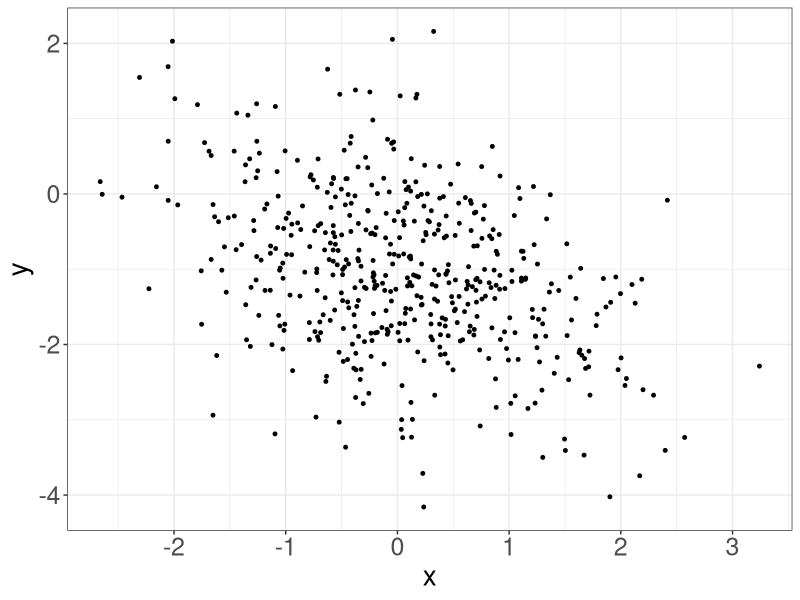
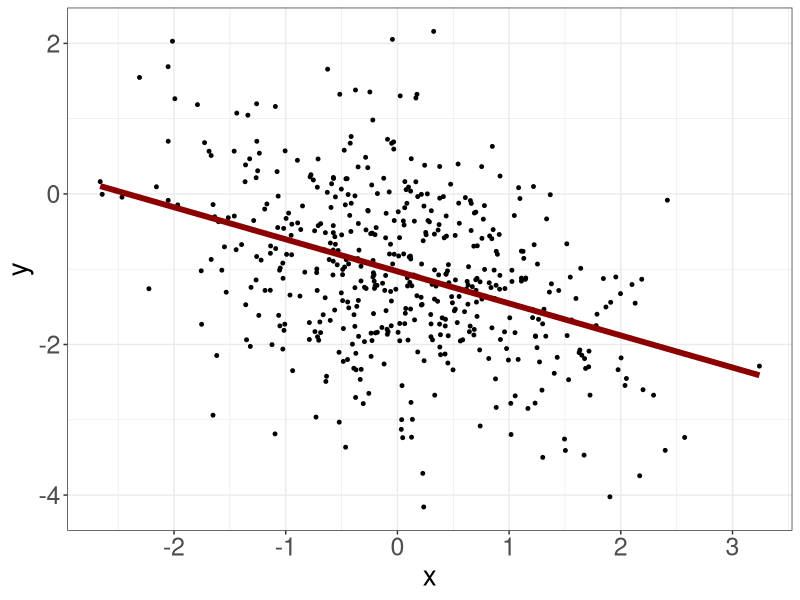
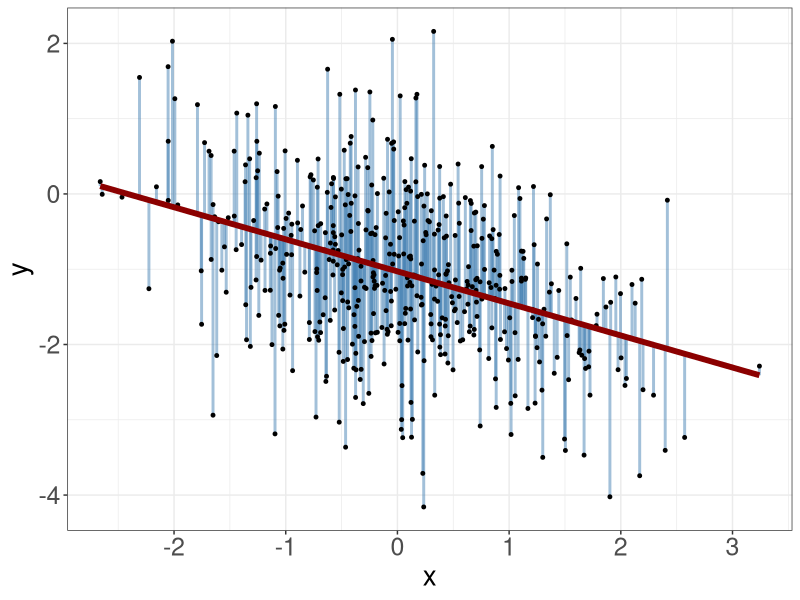
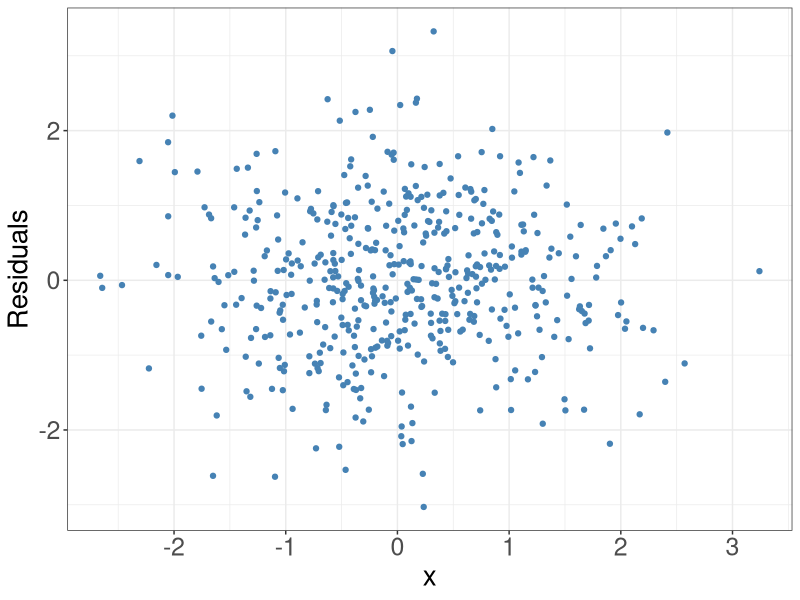
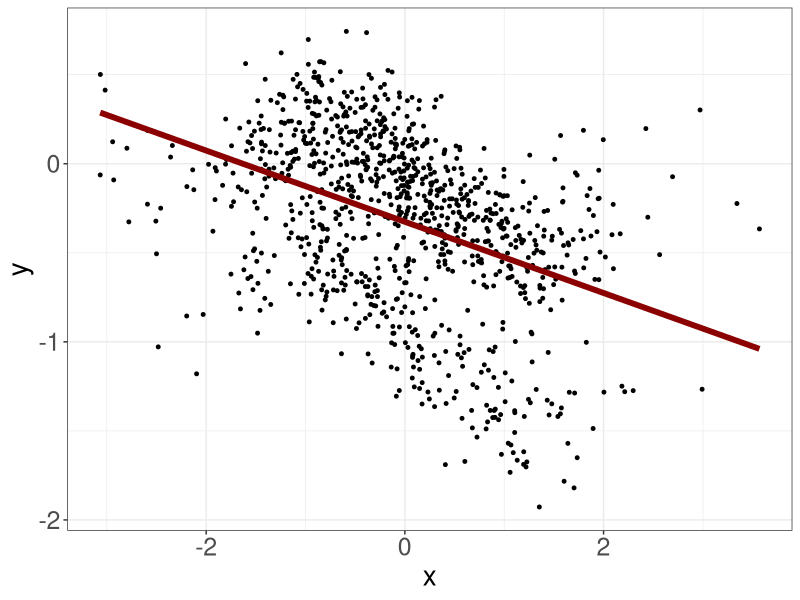
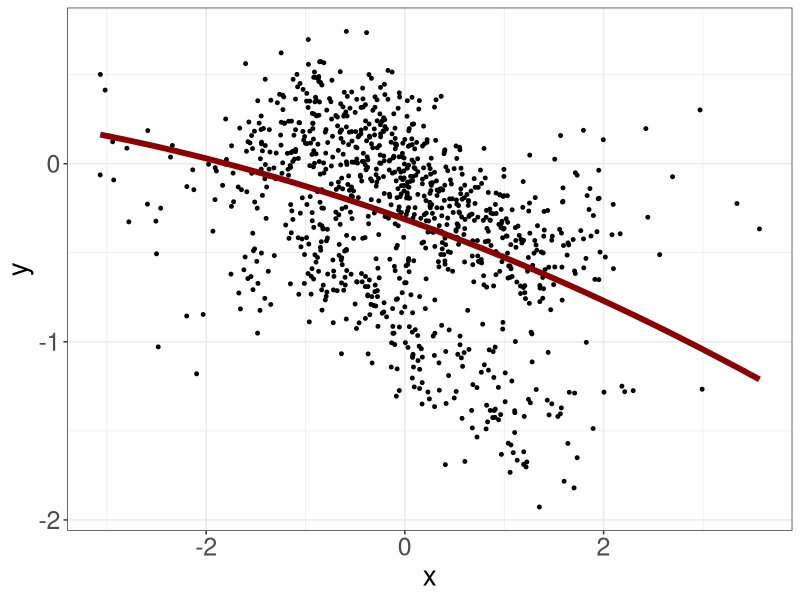
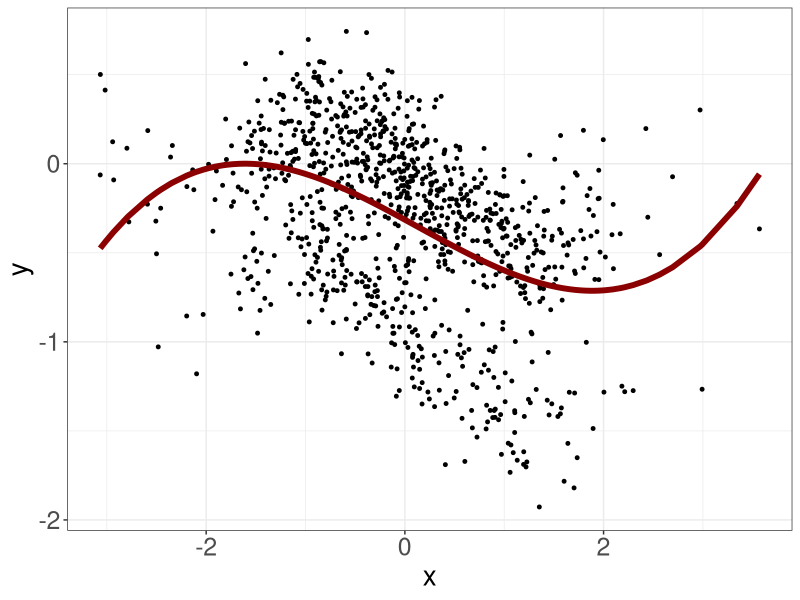
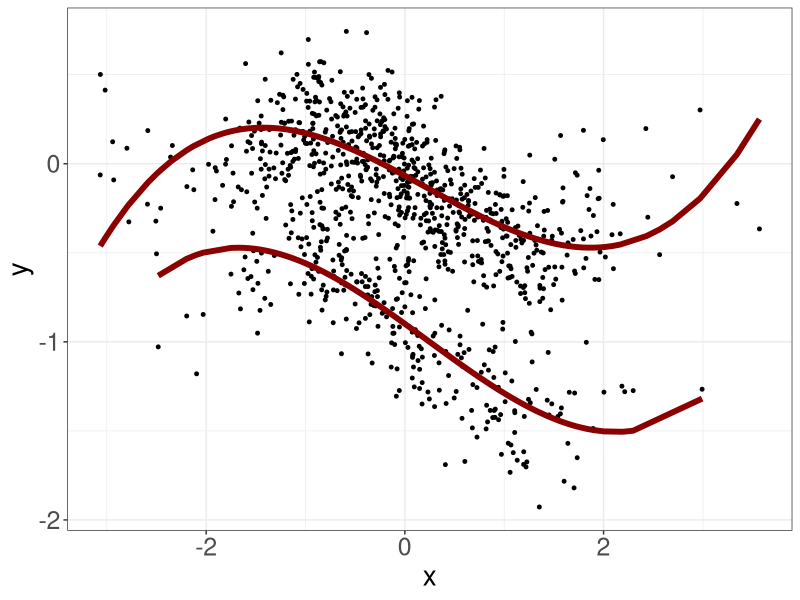

Write R code to recreate these figures, in order.
## ---- chunk 1
# Run for Interactive Slide Editing: 
# xaringan::inf_mr()
knitr::opts_chunk$set(echo = T,message=F,error=F,warning = F,cache=T)
require(tidyverse)
require(ggthemes)
## ---- chunk 2
# fake data
set.seed(123)
N = 500
P = 1
x <- rnorm(N)
X <- splines::bs(x,degree=P)
B <- runif(P,-5,5) 
y <- X%*%B + rnorm(N,mean = 0,1)
D = tibble(x,y = as.numeric(y))
D$pred = predict(lm(y~x,data=D))
D$resid = resid(lm(y~x,data=D))

ggplot(D,aes(x,y)) +
  # geom_segment(aes(xend=x,x=x,yend=y,y=pred),
  # color="steelblue",size=1,alpha=.5) +
  geom_point(size=1) +
  # geom_smooth(method="lm",se=F,color="darkred",size=2,alpha=.6) +
  theme_bw() +
  theme(legend.position = "none",
        axis.title = element_text(size=20),
        axis.text = element_text(size=18))
## ---- chunk 3
ggplot(D,aes(x,y)) +
  # geom_segment(aes(xend=x,x=x,yend=y,y=pred),
  # color="steelblue",size=1,alpha=.5) +
  geom_point(size=1) +
  geom_smooth(method="lm",se=F,color="darkred",size=2,alpha=.6) +
  theme_bw() +
  theme(legend.position = "none",
        axis.title = element_text(size=20),
        axis.text = element_text(size=18))
## ---- chunk 4
ggplot(D,aes(x,y)) +
  geom_segment(aes(xend=x,x=x,yend=y,y=pred),
  color="steelblue",size=1,alpha=.5) +
  geom_point(size=1) +
  geom_smooth(method="lm",se=F,color="darkred",size=2,alpha=.6) +
  theme_bw() +
  theme(legend.position = "none",
        axis.title = element_text(size=20),
        axis.text = element_text(size=18))
## ---- chunk 5
ggplot(D,aes(x,resid)) +
  geom_point(size=1.5,color="steelblue") +
  theme_bw() +
  labs(y = "Residuals") +
  theme(legend.position = "none",
        axis.title = element_text(size=20),
        axis.text = element_text(size=18))
## ---- chunk 6
# fake data
set.seed(1547)
N = 1000
P = 5
x <- rnorm(N)
z <- rbinom(N,1,.3) 
X <- splines::bs(x,degree=P)
B <- runif(P,-5,5) 
y <- X%*%B + -z + .8*z*X[,1] + rnorm(N,mean = 0,.2) 
D = tibble(x,z,y = as.numeric(y))
D$pred = predict(lm(y~x,data=D))
D$resid = resid(lm(y~x,data=D))

ggplot(D,aes(x,y)) +
  geom_point(size=1) +
  geom_smooth(method="lm",se=F,color="darkred",size=2,alpha=.6) +
  theme_bw() +
  theme(legend.position = "none",
        axis.title = element_text(size=20),
        axis.text = element_text(size=18))
## ---- chunk 7
D$pred = predict(lm(y~x+I(x^2),data=D))
ggplot(D,aes(x,y)) +
  geom_point(size=1) +
  geom_line(aes(x,pred),color="darkred",size=2) +
  theme_bw() +
  theme(legend.position = "none",
        axis.title = element_text(size=20),
        axis.text = element_text(size=18))
## ---- chunk 8
D$pred = predict(lm(y~x+I(x^2) + I(x^3),data=D))
ggplot(D,aes(x,y)) +
  geom_point(size=1) +
  geom_line(aes(x,pred),color="darkred",size=2) +
  theme_bw() +
  theme(legend.position = "none",
        axis.title = element_text(size=20),
        axis.text = element_text(size=18))
## ---- chunk 9
D$pred = predict(lm(y~x+I(x^2) + I(x^3) + z + x*z,data=D))
ggplot(D,aes(x,y)) +
  geom_point(size=1) +
  geom_line(aes(x,pred,group=factor(z)),color="darkred",size=2) +
  theme_bw() +
  theme(legend.position = "none",
        axis.title = element_text(size=20),
        axis.text = element_text(size=18))
## ---- chunk 10
D$pred = predict(lm(y~x+ z + x*z +  I(x^2)*z + I(x^3)*z + I(x^4)*z + I(x^5)*z + I(x^6)*z + I(x^7)*z,data=D))
ggplot(D,aes(x,y)) +
  geom_point(size=1) +
  geom_line(aes(x,pred,group=factor(z)),color="darkred",size=2) +
  theme_bw() +
  theme(legend.position = "none",
        axis.title = element_text(size=20),
        axis.text = element_text(size=18))
## ---- chunk 11
# fake data
set.seed(1547)
N = 1000
P = 3
x <- rnorm(N)
X <- splines::bs(x,degree=P)
B <- runif(P,-5,5) 
y <- X%*%B + rnorm(N,mean = 0,.5) 
D = tibble(x,y = as.numeric(y))

fit <- caret::knnreg(D[,c("x")], D$y, k = 1)
D$pred = predict(fit,newdata=D[,c("x")])
ggplot(D,aes(x,y)) +
  geom_point(size=1,alpha=.6,color="steelblue") +
  # geom_line(aes(x,pred),color="darkred",size=1) +
  theme_bw() +
  labs(title = " ") +
  theme(legend.position = "none",
        plot.title = element_text(size=25,hjust=.5),
        axis.title = element_text(size=18),
        axis.text = element_text(size=18))
## ---- chunk 12
fit <- caret::knnreg(D[,c("x")], D$y, k = 1)
D$pred = predict(fit,newdata=D[,c("x")])
ggplot(D,aes(x,y)) +
  geom_point(size=1,alpha=.6,color="steelblue") +
  geom_line(aes(x,pred),color="darkred",size=1) +
  theme_bw() +
  labs(title = "K = 1") +
  theme(legend.position = "none",
        plot.title = element_text(size=25,hjust=.5),
        axis.title = element_text(size=18),
        axis.text = element_text(size=18))
## ---- chunk 13
fit <- caret::knnreg(D[,c("x")], D$y, k = 3)
D$pred = predict(fit,newdata=D[,c("x")])
ggplot(D,aes(x,y)) +
  geom_point(size=1,alpha=.6,color="steelblue") +
  geom_line(aes(x,pred),color="darkred",size=1) +
  theme_bw() +
  labs(title = "K = 3") +
  theme(legend.position = "none",
        plot.title = element_text(size=25,hjust=.5),
        axis.title = element_text(size=18),
        axis.text = element_text(size=18))
## ---- chunk 14
fit <- caret::knnreg(D[,c("x")], D$y, k = 10)
D$pred = predict(fit,newdata=D[,c("x")])
ggplot(D,aes(x,y)) +
  geom_point(size=1,alpha=.6,color="steelblue") +
  geom_line(aes(x,pred),color="darkred",size=1) +
  theme_bw() +
  labs(title = "K = 10") +
  theme(legend.position = "none",
        plot.title = element_text(size=25,hjust=.5),
        axis.title = element_text(size=18),
        axis.text = element_text(size=18))
## ---- chunk 15
fit <- caret::knnreg(D[,c("x")], D$y, k = 50)
D$pred = predict(fit,newdata=D[,c("x")])
ggplot(D,aes(x,y)) +
  geom_point(size=1,alpha=.6,color="steelblue") +
  geom_line(aes(x,pred),color="darkred",size=1) +
  theme_bw() +
  labs(title = "K = 50") +
  theme(legend.position = "none",
        plot.title = element_text(size=25,hjust=.5),
        axis.title = element_text(size=18),
        axis.text = element_text(size=18))
## ---- chunk 16
bus1 <- tibble(age=c(5,20,21,14,17,23,26))
bus2 <- tibble(age=c(23,28,37,51,18,30,48))
## ---- chunk 17
mean(bus1$age)-mean(bus2$age)
## ---- chunk 18
t.test(bus1$age,bus2$age)
## ---- chunk 19
bus1 <- tibble(age=c(5,20,21,14,17,23,26))
bus2 <- tibble(age=c(23,28,37,51,18,30,48))
## ---- chunk 20
bus1 %>% 
  sample_n(4,replace = T)
## ---- chunk 21
bus2 %>% 
  sample_n(4,replace = T)
## ---- chunk 22
boot_samples = rep(0,100)
for(i in 1:100){
  boot_samp1 = bus1 %>% sample_n(4,replace = T)
  boot_samp2 = bus2 %>% sample_n(4,replace = T)
  mu1 <- mean(boot_samp1$age)
  mu2 <- mean(boot_samp2$age)
  boot_samples[i] <- mu1 - mu2
}
tibble(means = boot_samples) %>% 
ggplot(aes(x=means)) + 
  geom_density(fill="steelblue",color="white",alpha=.5) + 
  geom_vline(xintercept = -15.57143,color="red",size=1) # actual mean#<< 
